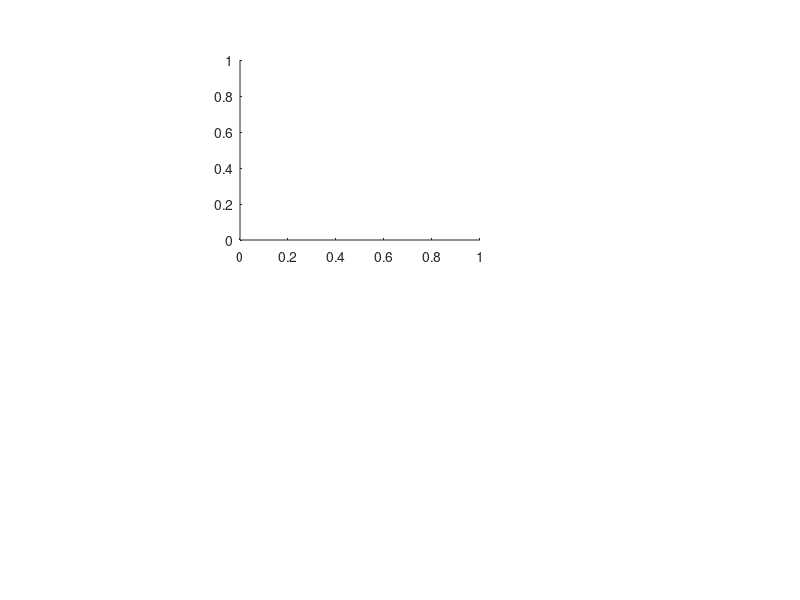

Write the MATLAB code that produced this figure. (Note: this script raises an error after producing the figure.)
analysis_path='/Users/eghbalhosseiniasl1/MyData/ECoG-sentence/analysis/swjn_schematic_pca_analysis/';
print_opt=0;
%%
x=[repmat(1:8,20,1)]'./8;
x=x(:);
x=[x';.5*rand(10,size(x,1))];
w=rand(70,size(x,1));

output=.3*(w*x)+.1*rand(size(w*x));
output=output-mean(output,2)*ones(1,160);
[coeff,score,latent,tsquared,explained,mu]= pca(output);




%%
f=figure;
set(gcf,'position',[1376 353 988 992]);
a=axes('position',[.3,.6,.3,.3]);
colors = cbrewer('div', 'RdBu', 128);
colors = flipud(colors); % puts red on top, blue at the bottom
colormap(colors);
imagesc(output)
set(gca, 'ydir', 'reverse','box','off');
a.XTick=80;
a.XTickLabel='Stimuli';
a.YTick=35;
a.YTickLabel='Electrode';
a.YTickLabelRotation=90;
text(a.XLim(1)-1,a.XLim(1)-2,'A','HorizontalAlignment','right','FontSize',12,'FontWeight','bold')
%
a=axes('position',[.3,.35,.3,.2])
colors = cbrewer('div', 'RdBu', 128);
colors = flipud(colors); % puts red on top, blue at the bottom
colormap(colors);
imagesc(score)
set(gca, 'ydir', 'reverse','box','off');
a.XTick=35;
a.XTickLabel='Component';
a.YTick=35;
a.YTickLabel='Weight';
a.YTickLabelRotation=90;
text(a.XLim(1)-1,a.XLim(1)-2,'B','HorizontalAlignment','right','FontSize',12,'FontWeight','bold')
%
a=axes('position',[.65,.35,.2,.4])
colors = cbrewer('div', 'RdBu', 128);
colors = flipud(colors); % puts red on top, blue at the bottom
colormap(colors);
imagesc(coeff)
set(gca, 'ydir', 'reverse','box','off');
xlims=a.XLim;
a.XTick=35;
a.XTickLabel='Component';
a.YTick=70;
a.YTickLabel='Stimuli';
a.YTickLabelRotation=90;

a=axes('position',[.65,.78,.2,.1])
bl=bar(explained,'Facecolor','flat');
set(gca,'box','off');

x_lim=get(gca,'xlim');
a.XAxis.Visible='off'
a.XLim=xlims
text(a.XLim(1)-1,a.YLim(2)+2,'C','HorizontalAlignment','right','FontSize',12,'FontWeight','bold')
title('%var explained');
if ~exist(strcat(analysis_path))
    mkdir(strcat(analysis_path));
end
if ~exist(strcat(analysis_path))
    mkdir(strcat(analysis_path));
end
if print_opt==1
    set(gcf,'PaperPosition',[.25 .25 8 6])
    print(f,'-painters', '-djpeg', strcat(analysis_path,'/','swjn_schematic_pca_1.jpeg'));
end
%%
close all
R_width=.35;
num_rows=5;
plot_dist=.03;
R_height=(.9-.05-plot_dist*num_rows)/num_rows;
R_start=R_height*(0:num_rows-1)+plot_dist*(1:num_rows)+.02;
num_columns=1;
total_plots=length(R_start);
p=0;
x=[repmat(1:8,20,1)]';
x=x(:);
word_pos=x';
sort_idx={};
unique_word_pos=unique(word_pos);
for i=1:length(unique(word_pos))
    sort_idx=[sort_idx,find(word_pos==unique_word_pos(i))];
end
ax_min=floor(min(coeff(:)));
ax_max=ceil(max(coeff(:)));
for i=1:3
    R_indx=i-num_rows*fix((i-1)/num_rows);
    f=figure(fix((i-1)/num_rows)+2);
    set(gcf,'position',[29,12,852,1270])
    colors = cbrewer('div', 'RdYlBu', 8);
    ax=axes('position',[.05,R_start(R_indx),R_width,R_height]);
    A=cellfun(@(x) transpose(coeff(x,i)),sort_idx,'UniformOutput',false);
    R_inferred_sort=cellfun(@(x) sort(x),A,'UniformOutput',false);
    R_sort_ave=cellfun(@mean,A);
    bl=bar(cell2mat(R_inferred_sort),'Facecolor','flat');
    bar_color=colors(word_pos(cell2mat(sort_idx)),:);
    set(bl,'Linestyle','none');
    
    bl.CData=bar_color;
    set(gca,'box','off')
    
    %ax.YLim=[ax_min,ax_max];
    ax.XAxis.Visible='off';
    ax.YAxis.Visible='off';
    if i==1
        ax.XAxis.Visible='on';
        ax.XTick=80;
    ax.XTickLabel='component value sorted by word position';
   
    end
    ax.Title.String=[sprintf('component %d ',i)];
    if i==3
        text(ax.XLim(1),ax.YLim(2),'D','HorizontalAlignment','right','FontSize',12,'FontWeight','bold')
    end 
    %
    ax1=axes('position',[.1+R_width,R_start(R_indx),.1,R_height]);
    hold on;
    bl1=arrayfun(@(x,y) bar(x,y,'Facecolor','flat'),unique_word_pos,R_sort_ave);
    set(bl1,'Linestyle','none');
    arrayfun(@(x,y) set(x,'CData',colors(y,:)),bl1,unique_word_pos);
    arrayfun(@(x,y) set(x,'Displayname',num2str(y)),bl1,unique_word_pos);
    
    set(gca,'box','off')
    ax1.YAxis.Visible='off'
    ax1.XAxis.Visible='off'
    if i==3
        text(ax1.XLim(1),ax1.YLim(2),'E','HorizontalAlignment','right','FontSize',12,'FontWeight','bold')
    end 
    
    
    if i==1
        text(4,1.05*min(ax1.YLim),'mean','HorizontalAlignment','center','FontSize',10);
        legend('show','position',[[.25+R_width,R_start(R_indx)+.1,.01,R_height/5]])
    end
    set(gca,'box','off')
    
            if ~mod(i,total_plots) | i==3
            %legend('show','Location','northeastoutside')
            p=p+1;
            text(ax.XLim(1),ax.YLim(2),'D','HorizontalAlignment','right','FontSize',12,'FontWeight','bold')
            if ~exist(strcat(analysis_path))
                mkdir(strcat(analysis_path))
            end
    
            set(gcf,'PaperPosition',[.25 .25 8 6])
            print(f, '-painters','-djpeg', strcat(analysis_path,'/','ECoG_pca_sort_comp_graphics.jpeg'));
    end
end
